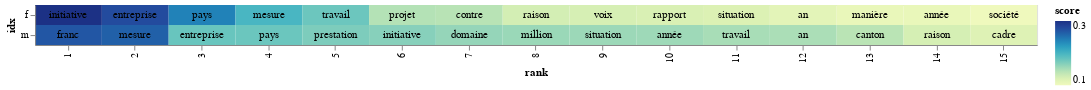

Notebook code cell kept with this figure:
### Code cell
# adding a little randomness to break ties in term ranking
top_tfidf_plusRand = top_10_tfidf.copy()
top_tfidf_plusRand['score'] = top_tfidf_plusRand['score'] + np.random.rand(top_10_tfidf.shape[0])*0.0001

# base for all visualizations, with rank calculation
base = alt.Chart(top_tfidf_plusRand).encode(
    x = 'rank:O',
    y = 'idx:N'
).transform_window(
    rank = "rank()",
    sort = [alt.SortField("score", order="descending")],
    groupby = ["idx"],
)

# heatmap specification
heatmap = base.mark_rect().encode(
    color = 'score:Q'
)

# text labels, white for darker heatmap colors
text = base.mark_text(baseline='middle').encode(
    text = 'term:N',
    color = alt.condition(alt.datum.tfidf >= 0.23, alt.value('white'), alt.value('black'))
)

# display the three superimposed visualizations
(heatmap + text).properties(width = 1000)

### Figure 1 — Vega-Lite specification as saved in the notebook (floating-point values rounded to 4 significant figures)
{"config": {"view": {"continuousWidth": 300, "continuousHeight": 300}}, "layer": [{"mark": {"type": "rect"}, "encoding": {"color": {"field": "score", "type": "quantitative"}, "x": {"field": "rank", "type": "ordinal"}, "y": {"field": "idx", "type": "nominal"}}, "transform": [{"window": [{"op": "rank", "field": "", "as": "rank"}], "groupby": ["idx"], "sort": [{"field": "score", "order": "descending"}]}]}, {"mark": {"type": "text", "baseline": "middle"}, "encoding": {"color": {"condition": {"test": "(datum.tfidf >= 0.23)", "value": "white"}, "value": "black"}, "text": {"field": "term", "type": "nominal"}, "x": {"field": "rank", "type": "ordinal"}, "y": {"field": "idx", "type": "nominal"}}, "transform": [{"window": [{"op": "rank", "field": "", "as": "rank"}], "groupby": ["idx"], "sort": [{"field": "score", "order": "descending"}]}]}], "data": {"name": "data-85e93de75cd696bac8bfb168373bff3b"}, "width": 1000, "$schema": "https://vega.github.io/schema/vega-lite/v5.8.0.json", "datasets": {"data-85e93de75cd696bac8bfb168373bff3b": [{"idx": "f", "term": "initiative", "score": 0.2627}, {"idx": "f", "term": "entreprise", "score": 0.2445}, {"idx": "f", "term": "pays", "score": 0.2158}, {"idx": "f", "term": "mesure", "score": 0.1826}, {"idx": "f", "term": "travail", "score": 0.1676}, {"idx": "f", "term": "projet", "score": 0.1404}, {"idx": "f", "term": "contre", "score": 0.1389}, {"idx": "f", "term": "raison", "score": 0.1253}, {"idx": "f", "term": "voix", "score": 0.1238}, {"idx": "f", "term": "rapport", "score": 0.1223}, {"idx": "f", "term": "situation", "score": 0.1208}, {"idx": "f", "term": "an", "score": 0.1147}, {"idx": "f", "term": "année", "score": 0.1102}, {"idx": "f", "term": "manière", "score": 0.1102}, {"idx": "f", "term": "société", "score": 0.1057}, {"idx": "m", "term": "franc", "score": 0.2384}, {"idx": "m", "term": "mesure", "score": 0.2331}, {"idx": "m", "term": "entreprise", "score": 0.1688}, {"idx": "m", "term": "pays", "score": 0.1679}, {"idx": "m", "term": "prestation", "score": 0.1613}, {"idx": "m", "term": "initiative", "score": 0.1576}, {"idx": "m", "term": "domaine", "score": 0.1523}, {"idx": "m", "term": "million", "score": 0.1503}, {"idx": "m", "term": "situation", "score": 0.1497}, {"idx": "m", "term": "année", "score": 0.149}, {"idx": "m", "term": "travail", "score": 0.145}, {"idx": "m", "term": "an", "score": 0.144}, {"idx": "m", "term": "canton", "score": 0.1382}, {"idx": "m", "term": "raison", "score": 0.1246}, {"idx": "m", "term": "cadre", "score": 0.119}]}}
